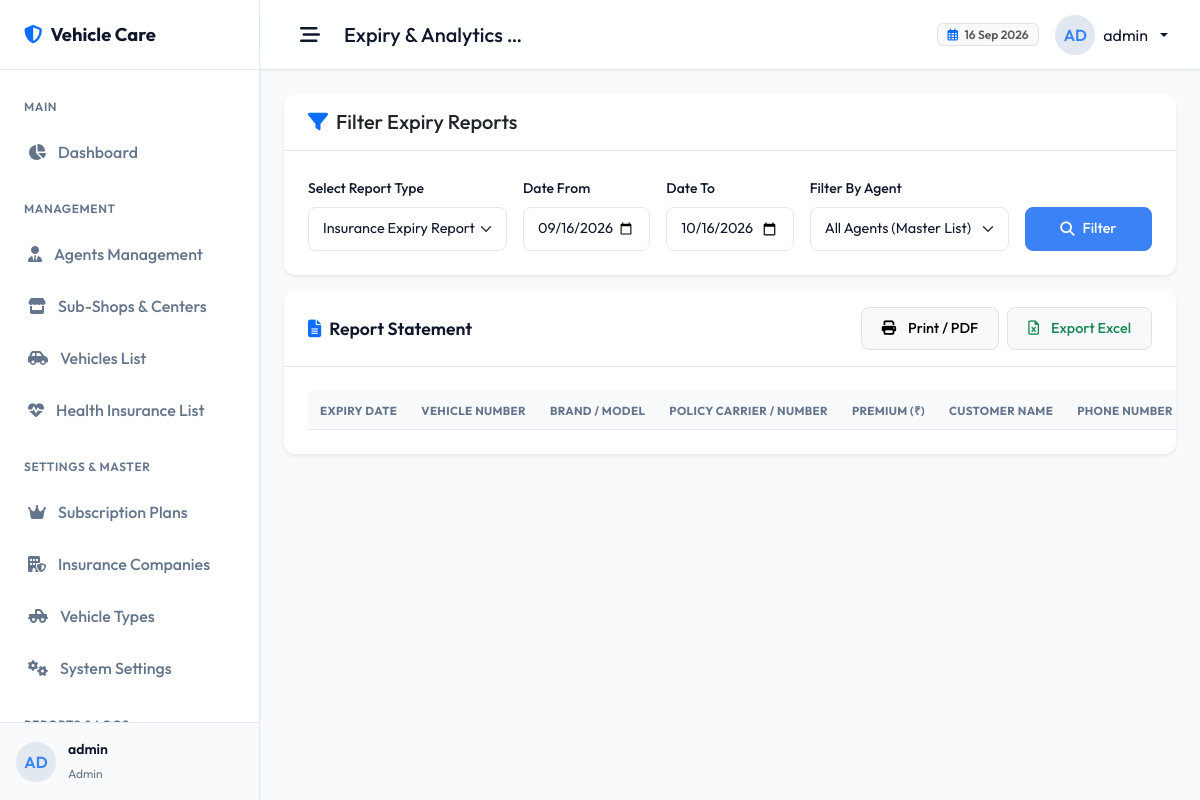
Screenshot of /admin/reports.php (signed in) with the database file from the repository.
### tables this page shows
CREATE TABLE `users` (
  `id` int(11) NOT NULL,
  `username` varchar(50) NOT NULL,
  `password` varchar(255) NOT NULL,
  `email` varchar(100) NOT NULL,
  `role` enum('admin','agent','shop') NOT NULL DEFAULT 'agent',
  `parent_agent_id` int(11) DEFAULT NULL,
  `status` enum('active','suspended') NOT NULL DEFAULT 'active',
  `shop_name` varchar(255) DEFAULT NULL,
  `shop_owner_name` varchar(255) DEFAULT NULL,
  `shop_logo` varchar(255) DEFAULT NULL,
  `shop_address` text DEFAULT NULL,
  `city` varchar(100) DEFAULT NULL,
  `state` varchar(100) DEFAULT NULL,
  `pincode` varchar(10) DEFAULT NULL,
  `mobile_number` varchar(20) DEFAULT NULL,
  `whatsapp_number` varchar(20) DEFAULT NULL,
  `created_at` timestamp NOT NULL DEFAULT current_timestamp(),
  `updated_at` timestamp NOT NULL DEFAULT current_timestamp() ON UPDATE current_timestamp(),
  `expiry_date` date DEFAULT NULL,
  `access_health_insurance` tinyint(1) NOT NULL DEFAULT 1,
  `access_vehicle_insurance` tinyint(1) NOT NULL DEFAULT 1,
  `access_pollution` tinyint(1) NOT NULL DEFAULT 1,
  `message_balance` int(11) NOT NULL DEFAULT 0,
  `notify_days_before` int(11) DEFAULT 7,
  `notify_before_enabled` tinyint(1) DEFAULT 1,
  `notify_1day_before_enabled` tinyint(1) DEFAULT 1,
  `notify_after_expiry_enabled` tinyint(1) DEFAULT 1
);

### includes/functions.php (called while the page is built, shortened)
<?php
function sanitize($data) {
    return htmlspecialchars(trim($data), ENT_QUOTES, 'UTF-8');
}
function isLoggedIn() {
    return !empty($_SESSION['user_id']) && !empty($_SESSION['role']);
}

### admin/reports.php (the view, shortened to what this page needs)
<?php
require_once __DIR__ . '/../includes/functions.php';
$pageHeading = 'Expiry & Analytics Reports';
$activePage = 'reports';
$reportType = $_GET['report_type'] ?? 'insurance';
$dateFrom = $_GET['date_from'] ?? date('Y-m-d');
$dateTo = $_GET['date_to'] ?? date('Y-m-d', strtotime('+30 days'));
$selectedAgent = isset($_GET['agent_id']) ? (int)$_GET['agent_id'] : 'all';
include_once __DIR__ . '/../includes/header.php';
?>
<div class="card filter-card shadow-sm border-0 mb-3">
    <div class="card-header bg-white py-3">
        <div class="d-flex align-items-center gap-2">
            <i class="fa-solid fa-filter text-primary fs-5"></i>
            <h5 class="m-0 font-weight-700">Filter Expiry Reports</h5>
        </div>
    </div>
    <div class="card-body">
        <form action="" method="GET" class="row g-3">
            <div class="col-12 col-md-3">
                <label for="report_type" class="form-label font-weight-600">Select Report Type</label>
                <select class="form-select" id="report_type" name="report_type" onchange="this.form.submit()">
                    <option value="insurance" <?php echo $reportType === 'insurance' ? 'selected' : ''; ?>>Insurance Expiry Report</option>
                </select>
            </div>
            <?php if ($reportType === 'insurance' || $reportType === 'pollution' || $reportType === 'message_wallet'): ?>
                <div class="col-12 col-sm-6 col-md-2">
                    <label for="date_from" class="form-label font-weight-600">Date From</label>
                    <input type="date" class="form-control" id="date_from" name="date_from" value="<?php echo sanitize($dateFrom); ?>">
                </div>
                <div class="col-12 col-sm-6 col-md-2">
                    <label for="date_to" class="form-label font-weight-600">Date To</label>
                    <input type="date" class="form-control" id="date_to" name="date_to" value="<?php echo sanitize($dateTo); ?>">
                </div>
                <div class="col-12 col-md-3">
                    <label for="agent_id" class="form-label font-weight-600">Filter By Agent</label>
                    <select class="form-select" id="agent_id" name="agent_id">
                        <option value="all" <?php echo $selectedAgent === 'all' ? 'selected' : ''; ?>>All Agents (Master List)</option>
                    </select>
                </div>
            <?php endif; ?>
            <div class="col-12 col-md-2 d-flex align-items-end gap-2">
                <button type="submit" class="btn btn-primary w-100 py-2.5">
                    <i class="fa-solid fa-magnifying-glass"></i> Filter
                </button>
            </div>
        </form>
    </div>
</div>
<div class="card shadow-sm border-0 mt-3">
    <div class="card-header bg-white py-3 d-flex align-items-center justify-content-between">
        <h5 class="card-title"><i class="fa-solid fa-file-lines text-primary me-2"></i>Report Statement</h5>
        <div class="d-flex align-items-center gap-2">
            <button onclick="window.print()" class="btn btn-sm btn-light border">
                <i class="fa-solid fa-print me-1"></i> Print / PDF
            </button>
            <button onclick="exportToExcel('report-table', '<?php echo $reportType; ?>_report')" class="btn btn-sm btn-light border text-success">
                <i class="fa-regular fa-file-excel me-1"></i> Export Excel
            </button>
        </div>
    </div>
    <div class="card-body">
        <table class="table table-hover align-middle datatable w-100" id="report-table">
            <?php if ($reportType === 'insurance'): ?>
                <thead>
                    <tr>
                        <th>Expiry Date</th>
                        <th>Vehicle Number</th>
                        <th>Brand / Model</th>
                        <th>Policy Carrier / Number</th>
                        <th>Premium (₹)</th>
                        <th>Customer Name</th>
                        <th>Phone Number</th>
                    </tr>
                </thead>
            <?php endif; ?>
        </table>
    </div>
</div>
<?php include_once __DIR__ . '/../includes/footer.php'; ?>

### includes/header.php (shortened to what this page needs)
<?php
require_once __DIR__ . '/functions.php';
if (isLoggedIn()) {
    $db = getDBConnection();
    $stmt = $db->prepare("SELECT * FROM users WHERE id = ?");
    $stmt->execute([$_SESSION['user_id']]);
    $current_user = $stmt->fetch();
}
?>
<!DOCTYPE html>
<html lang="en">
<head>
    <link href="https://cdn.jsdelivr.net/npm/bootstrap@5.3.0/dist/css/bootstrap.min.css" rel="stylesheet">
    <link href="https://cdnjs.cloudflare.com/ajax/libs/font-awesome/6.4.0/css/all.min.css" rel="stylesheet">
    <link href="https://cdn.datatables.net/1.13.4/css/dataTables.bootstrap5.min.css" rel="stylesheet">
    <link href="https://cdn.datatables.net/responsive/2.4.1/css/responsive.bootstrap5.min.css" rel="stylesheet">
    <link href="https://cdn.jsdelivr.net/npm/sweetalert2@11/dist/sweetalert2.min.css" rel="stylesheet">
    <link href="../assets/css/style.css" rel="stylesheet">
</head>
<body>
    <div id="wrapper">
        <?php include_once __DIR__ . '/sidebar.php'; ?>
        <div id="main-content">
            <nav id="header-nav">
                <div class="d-flex align-items-center gap-3">
                    <button class="sidebar-toggle-btn" id="sidebar-toggle" aria-label="Toggle Sidebar">
                        <i class="fa-solid fa-bars-staggered"></i>
                    </button>
                    <h5 class="m-0 font-weight-600 text-main page-heading-title text-truncate" style="max-width: 180px;">
                        <?php echo sanitize($pageHeading ?? 'Dashboard'); ?>
                    </h5>
                </div>
                <div class="d-flex align-items-center gap-3">
                    <span class="badge bg-light text-muted border d-none d-md-inline-block">
                        <i class="fa-regular fa-calendar-days me-1 text-primary"></i>
                        <?php echo date('d M Y'); ?>
                    </span>
                    <?php if (isLoggedIn()): ?>
                    <div class="dropdown">
                        <a class="nav-link dropdown-toggle d-flex align-items-center gap-2" href="#" role="button" data-bs-toggle="dropdown" aria-expanded="false">
                            <div class="user-avatar text-uppercase">
                                <?php
                                    if ($current_user && !empty($current_user['shop_name']) && $current_user['role'] === 'agent') {
                                        echo substr(sanitize($current_user['shop_name']), 0, 2);
                                    } else {
                                        echo substr(sanitize($current_user['username']), 0, 2);
                                    }
                                ?>
                            </div>
                            <span class="d-none d-lg-inline text-main font-weight-500">
                                <?php echo sanitize($current_user['shop_owner_name'] ?? $current_user['username']); ?>
                            </span>
                        </a>
                    </div>
                    <?php endif; ?>
                </div>
            </nav>
            <div class="container-fluid p-4">

### includes/sidebar.php (shortened to what this page needs)
<?php
$role = $_SESSION['role'] ?? '';
$activePage = $activePage ?? 'dashboard';
?>
<div id="sidebar">
    <div class="sidebar-header">
        <a href="#" class="sidebar-brand">
            <i class="fa-solid fa-shield-halved text-primary"></i>
            <span class="text-truncate">Vehicle Care</span>
        </a>
    </div>
    <div class="sidebar-menu">
        <?php if ($role === 'admin'): ?>
            <div class="menu-label">Main</div>
            <a href="../admin/index.php" class="menu-item <?php echo $activePage === 'dashboard' ? 'active' : ''; ?>">
                <i class="fa-solid fa-chart-pie"></i> Dashboard
            </a>
            <div class="menu-label">Management</div>
            <a href="../admin/agents.php" class="menu-item <?php echo $activePage === 'agents' ? 'active' : ''; ?>">
                <i class="fa-solid fa-user-tie"></i> Agents Management
            </a>
            <a href="../admin/shops.php" class="menu-item <?php echo $activePage === 'shops' ? 'active' : ''; ?>">
                <i class="fa-solid fa-store"></i> Sub-Shops & Centers
            </a>
            <a href="../admin/vehicles.php" class="menu-item <?php echo $activePage === 'vehicles' ? 'active' : ''; ?>">
                <i class="fa-solid fa-car-side"></i> Vehicles List
            </a>
            <a href="../admin/health.php" class="menu-item <?php echo $activePage === 'health' ? 'active' : ''; ?>">
                <i class="fa-solid fa-heart-pulse"></i> Health Insurance List
            </a>
            <div class="menu-label">Settings & Master</div>
            <a href="../admin/subscription_plans.php" class="menu-item <?php echo $activePage === 'subscription_plans' ? 'active' : ''; ?>">
                <i class="fa-solid fa-crown"></i> Subscription Plans
            </a>
            <a href="../admin/companies.php" class="menu-item <?php echo $activePage === 'companies' ? 'active' : ''; ?>">
                <i class="fa-solid fa-building-shield"></i> Insurance Companies
            </a>
            <a href="../admin/types.php" class="menu-item <?php echo $activePage === 'types' ? 'active' : ''; ?>">
                <i class="fa-solid fa-truck-pickup"></i> Vehicle Types
            </a>
            <a href="../admin/settings.php" class="menu-item <?php echo $activePage === 'settings' ? 'active' : ''; ?>">
                <i class="fa-solid fa-gears"></i> System Settings
            </a>
            <div class="menu-label">Reports & Logs</div>
        <?php endif; ?>
    </div>
    <?php if (isLoggedIn()): ?>
    <div class="sidebar-footer">
        <div class="user-profile-widget">
            <div class="user-avatar text-uppercase">
                <?php
                    if ($current_user && !empty($current_user['shop_name']) && ($role === 'agent' || $role === 'shop')) {
                        echo substr(sanitize($current_user['shop_name']), 0, 2);
                    } else {
                        echo substr(sanitize($current_user['username']), 0, 2);
                    }
                ?>
            </div>
            <div class="user-details">
                <p class="user-name text-truncate">
                    <?php echo sanitize($current_user['shop_owner_name'] ?? $current_user['username']); ?>
                </p>
                <span class="user-role"><?php echo sanitize($role); ?></span>
            </div>
        </div>
    </div>
    <?php endif; ?>
</div>

### rows the page displays
users: username "AD", username "admin", username "Admin"

### other values shown
$pageHeading "Expiry & Analytics…"
